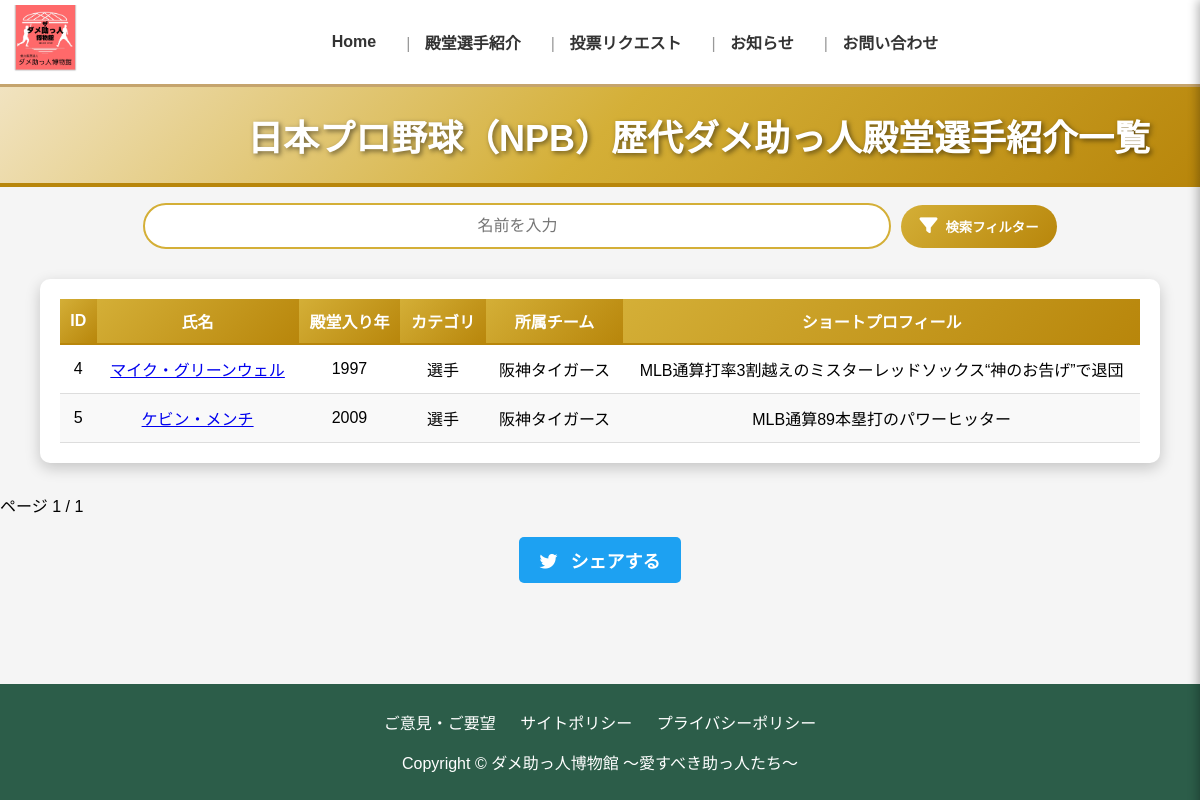
Page /hello/player/?team=阪神タイガース on the earlier database version.
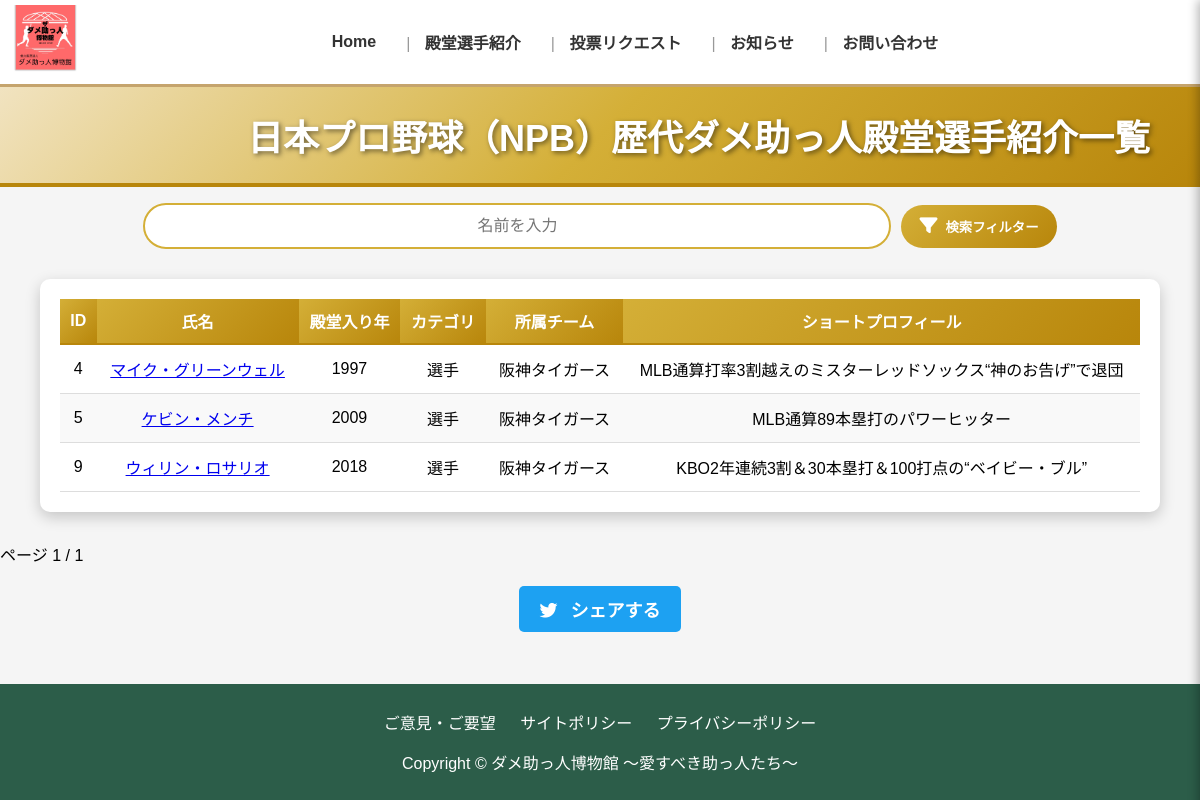
Same page on the later database version.
### helloApp/models.py (models this page shows, shortened)
class Player(models.Model):
    category_CHOICES = [
        ('選手', '選手'),
        ('その他', 'その他'),
    ]
    team_CHOICES = [
        ('読売ジャイアンツ', '読売ジャイアンツ'),
        ('阪神タイガース', '阪神タイガース'),
        ('中日ドラゴンズ', '中日ドラゴンズ'),
        ('横浜DeNAベイスターズ', '横浜DeNAベイスターズ'),
        ('広島東洋カープ', '広島東洋カープ'),
        ('東京ヤクルトスワローズ', '東京ヤクルトスワローズ'),
        ('オリックス・バファローズ', 'オリックス・バファローズ'),
        ('福岡ソフトバンクホークス', '福岡ソフトバンクホークス'),
        ('北海道日本ハムファイターズ', '北海道日本ハムファイターズ'),
        ('千葉ロッテマリーンズ', '千葉ロッテマリーンズ'),
        ('埼玉西武ライオンズ', '埼玉西武ライオンズ'),
        ('東北楽天ゴールデンイーグルス', '東北楽天ゴールデンイーグルス'),
        ('大阪近鉄バファローズ', '大阪近鉄バファローズ'),
        ('その他', 'その他'),
    ]
    P_AND_H_CHOICES = [
        ('右投右打', '右投右打'),
        ('右投左打', '右投左打'),
        ('左投左打', '左投左打'),
        ('左投右打', '左投右打'),
        ('右投両打', '右投両打'),
        ('左投両打', '左投両打'),
    ]
    POSITION_CHOICES = [
        ('投手', '投手'),
        ('捕手', '捕手'),
        ('一塁手', '一塁手'),
        ('二塁手', '二塁手'),
        ('三塁手', '三塁手'),
        ('遊撃手', '遊撃手'),
        ('外野手', '外野手'),
        ('指名打者', '指名打者'),
    ]
    id = models.AutoField(primary_key=True)
    name = models.CharField(max_length=100)  # 名前
    slug = models.SlugField(max_length=100, unique=True, blank=True, null=True)  # スラッグ
    updated_at = models.DateTimeField(auto_now=True)  # 最終更新日を追加
    is_featured = models.BooleanField(default=False)  # 重要な選手かどうか
    year = models.IntegerField()  # 年数
    category = models.CharField(max_length=10, choices=category_CHOICES)  # カテゴリ
    team = models.CharField(max_length=100, choices=team_CHOICES)  # チーム
    profile = models.TextField()  # プロフィール
    date = models.DateField(null=True, blank=True)  # 生年月日（空欄OK）
    place = models.CharField(max_length=100, default="不明")  # 出身地
    school = models.CharField(max_length=100, default="不明")  # 出身校
    p_and_h = models.CharField(max_length=10, choices=P_AND_H_CHOICES, default="その他")  # 投打（選択式）
    position = models.CharField(max_length=10, choices=POSITION_CHOICES, default="その他")  # ポジション（選択式）
    total_record = models.TextField(default="記録なし")  # 通算成績
    link = models.URLField(max_length=300, blank=True, null=True)  # 外部リンク
    title = models.TextField(default="受賞タイトルなし")  # タイトル（テキスト）
    award = models.TextField(default="受賞歴なし")  # 表彰（テキスト）
    long_profile = models.TextField(default="プロフィールなし")  # プロフィール（テキスト）
    team_history = models.TextField(default="所属チームなし")  # 所属チーム（テキスト）
    profile_image = models.ImageField(upload_to=player_image_path, blank=True, null=True)  # 画像の保存先

### helloApp/views.py (the view)
# urls.py: path('player/',views.player , name='player'),  # プレイヤーページ
def player(request):
    players = Player.objects.all().order_by("id")
    category = request.GET.get("category")
    team = request.GET.get("team")
    if category:
        players = [player for player in players if player.category == category]
    if team:
        players = [player for player in players if player.team == team]
    paginator = Paginator(players, 10)
    page_number = request.GET.get("page")
    page_obj = paginator.get_page(page_number)
    return render(request, 'helloApp/player.html', {'page_obj': page_obj, "category": category, "team": team})

### helloApp/templates/helloApp/player.html (shortened to what this page needs)
{% extends 'helloApp/base.html' %}
{% load static %}
{% block extra_css %}
    <link rel="stylesheet" href="{% static 'css/p_style.css' %}">
    <link rel="stylesheet" href="https://cdnjs.cloudflare.com/ajax/libs/font-awesome/6.4.2/css/all.min.css">
{% endblock %}
{% block content %}
    <header class="header">
        <h1>日本プロ野球（NPB）歴代ダメ助っ人殿堂選手紹介一覧</h1>
    </header>
    <section class="search-filter-container">
        <input type="text" id="searchInput" class="search-box" placeholder="名前を入力">
        <button id="filterToggle" class="filter-btn">
            <i class="fa-solid fa-filter"></i> 検索フィルター</button>
    </section>
    <section class="table-container">
        <table>
            <thead>
                <tr>
                    <th>ID</th>
                    <th>氏名</th>
                    <th>殿堂入り年</th>
                    <th>カテゴリ</th>
                    <th>所属チーム</th>
                    <th>ショートプロフィール</th>
                </tr>
            </thead>
            <tbody>
                {% for player in page_obj %}
                <tr>
                    <td>{{ player.id }}</td>
                    <td class="p_name">
                    {% if player.slug %}
                        <a href="{% url 'player_detail' player.slug %}">{{ player.name }}</a>
                    {% else %}
                        {{ player.name }}
                    {% endif %}
                    </td>
                    <td>{{ player.year }}</td>
                    <td>{{ player.category }}</td>
                    <td>{{ player.team }}</td>
                    <td>{{ player.profile }}</td>
                </tr>
                {% endfor %}
            </tbody>
        </table>
    </section>
    <div class="pagination">
        <span>ページ {{ page_obj.number }} / {{ page_obj.paginator.num_pages }}</span>
    </div>
    {% endblock %}

### helloApp/templates/helloApp/base.html (shortened to what this page needs)
<!DOCTYPE html>
{% load static %}
<html lang="ja">
<head>
    <link rel="stylesheet" href="{% static 'css/base_style.css' %}">
    {% block extra_css %}{% endblock %}
</head>
<body>
    <header>
        <div class="logo">
            <picture>
                <source srcset="{% static 'images/logimg_main.webp' %}" type="image/webp">
                <img src="{% static 'images/logimg_main.png' %}" alt="日本プロ野球（NPB）の歴代ダメ助っ人博物館ロゴ">
            </picture>
        </div>
        <nav class="nav-menu">
            <ul>
                <li><a href="{% url 'home' %}"> Home </a></li>
                <li class="main_title"><a href="{% url 'player' %}"> 殿堂選手紹介 </a></li>
                <li><a href="{% url 'request' %}"> 投票リクエスト </a></li>
                <li><a href="{% url 'news' %}"> お知らせ </a></li>
                <li><a href="{% url 'direct' %}"> お問い合わせ </a></li>
            </ul>
        </nav>
    </header>
    <main>
        {% block content %}{% endblock %}
    </main>
    <div class="twitter-share">
        <a href="https://twitter.com/intent/tweet?text=【爆笑】歴代ダメ助っ人外国人選手！&url={{ request.build_absolute_uri }}&via=official_Chawai&hashtags=プロ野球,ダメ助っ人,クソ助っ人"
           target="_blank" rel="noopener noreferrer">
            <i class="fa-brands fa-twitter"></i> シェアする
        </a>
    </div>
    <footer>
        <ul>
            <li><a href="{% url 'direct' %}">ご意見・ご要望</a></li>
            <li><a href="{% url 'policy_1' %}">サイトポリシー</a></li>
            <li><a href="{% url 'policy_2' %}">プライバシーポリシー</a></li>
        </ul>
        <p>Copyright © ダメ助っ人博物館 ～愛すべき助っ人たち～</p>
    </footer>
</body>
</html>

### static/css/base_style.css (style rules this page uses)
body { font-family: Arial, sans-serif; margin: 0; padding: 0; background-color: #f5f5f5; display: flex; flex-direction: column; min-height: 100vh; }
header { z-index: 1000; display: flex; align-items: center; justify-content: space-between; padding: 5px 10px; background-color: white; border-bottom: 3px solid #c5a46d; height:auto; }
.logo img { height:70px; }
.nav-menu { flex-grow: 1; text-align: center; }
.nav-menu ul { list-style: none; display: flex; justify-content: center; align-items: center; padding: 0; margin: 0; }
.nav-menu ul li { padding: 10px 15px; font-size: 16px; font-weight: bold; }
.nav-menu ul li a { text-decoration: none; color: #333; transition: color 0.3s ease; }
nav { flex-grow: 1; text-align: center; }
.main_title { font-size: 24px; font-weight: bold; }
nav ul { list-style: none; display: flex; justify-content: center; align-items: center; padding: 0; margin: 0; }
nav ul li { padding: 5px 10px; font-size: 14px; font-weight: bold; }
nav ul li:not(:first-child)::before { content: "|"; color: #999; margin-right: 10px; font-weight: normal; }
nav ul li a { text-decoration: none; color: #333; transition: color 0.3s ease; }
footer { background-color: #2C5D49; color: white; text-align: center; padding: 10px; margin-top: auto; }
footer ul { list-style: none; padding: 0; margin-bottom: 10px; }
footer ul li { display: inline; margin: 0 10px; }
footer ul li a { text-decoration: none; color: white; }

### static/css/p_style.css (style rules this page uses)
body { overflow-x: hidden; margin: 0; padding: 0; }
.header { width: 100%; max-width: 100%; height: 100px; background: linear-gradient(135deg, #f1e3c0, #d4af37, #b8860b); display: flex; align-items: center; justify-content: flex-end; padding-right: 50px; border-bottom: 4px solid #b8860b; box-sizing: border-box; }
.header h1 { color: white; font-size: 36px; font-weight: bold; text-shadow: 2px 2px 5px rgba(0, 0, 0, 0.5); }
.table-container { margin: 30px auto; width: 90%; background: white; padding: 20px; border-radius: 10px; box-shadow: 0 5px 15px rgba(0, 0, 0, 0.2); overflow-x: auto; white-space: nowrap; }
table { width: 100%; border-collapse: collapse; min-width: 800px; word-break: keep-all; }
th { background: linear-gradient(135deg, #d4af37, #b8860b); color: white; font-size: 16px; font-weight: bold; padding: 10px; text-align: center; border-bottom: 2px solid #b8860b; }
td { padding: 12px; text-align: center; border-bottom: 1px solid #ddd; }
tr:nth-child(even) { background-color: #f9f9f9; }
tr:nth-child(odd) { background-color: white; }
.search-filter-container { display: flex; justify-content: center; align-items: center; gap: 10px; margin-bottom: 20px; margin-top: 2vh; flex-wrap: wrap; }
.search-box { width: 60%; padding: 12px; border: 2px solid #d4af37; border-radius: 30px; font-size: 16px; text-align: center; transition: all 0.3s ease-in-out; }
.filter-btn { background: linear-gradient(135deg, #d4af37, #b8860b); color: white; padding: 12px 18px; border-radius: 25px; cursor: pointer; font-weight: bold; display: flex; align-items: center; gap: 8px; border: none; transition: all 0.3s ease-in-out; }
.filter-btn i { font-size: 18px; }

### helloApp/templates/helloApp/base.html (style rules this page uses)
.twitter-share { margin-top: 20px; margin-bottom: 20px; text-align: center; }
.twitter-share a { display: inline-block; background-color: #1DA1F2; color: #fff; padding: 10px 20px; border-radius: 5px; text-decoration: none; font-size: 18px; font-weight: bold; transition: background 0.3s; }
.twitter-share i { margin-right: 8px; }

Differences in the rows shown:
added Player: id "9", name "ウィリン・ロサリオ", year "2018", category "選手", team "阪神タイガース", profile "KBO2年連続3割＆30本塁打＆100打点の“ベイビー・ブル”"
